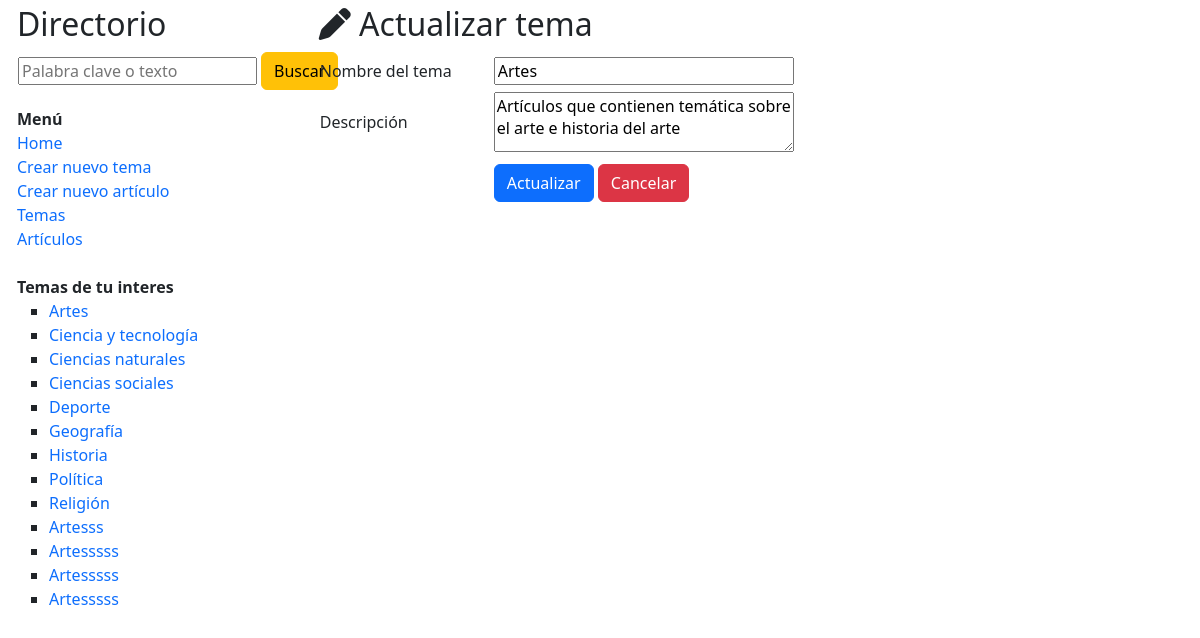
Before: /actualizarTema/1 with the older database file.
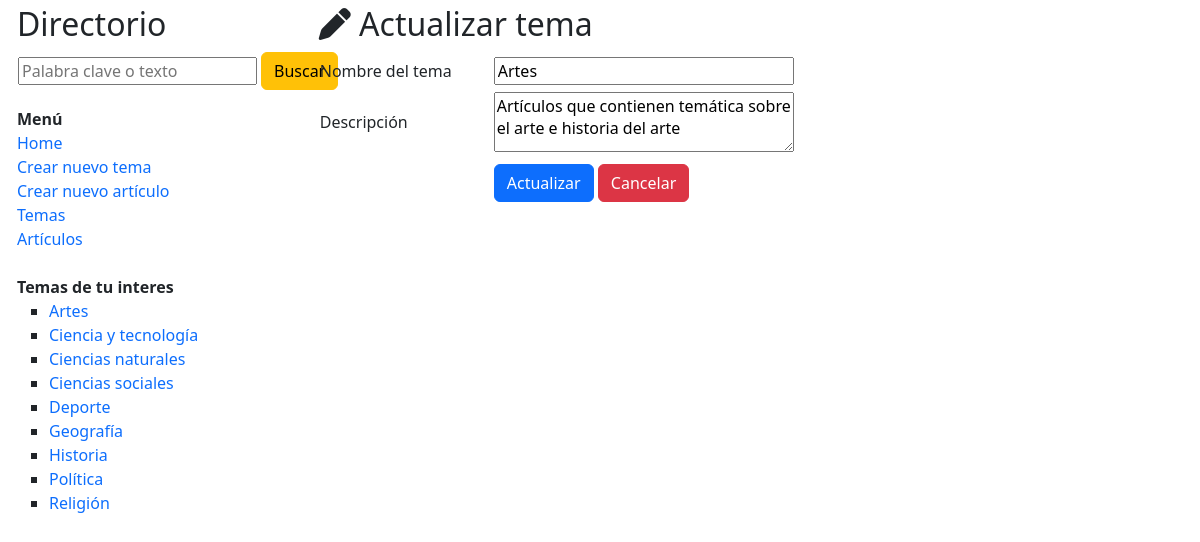
After: the same page with the newer database file.
### wikiApp/models.py (models this page shows)
class temaWiki(models.Model):
    nombre = models.CharField(max_length=128, null=True, blank=True)
    descripcion = models.CharField(max_length=512, null=True, blank=True)

### wikiApp/views.py (the view, shortened to what this page needs)
# urls.py: path('actualizarTema/<str:idTema>', views.actualizarTema, name='actualizarTema'),
def actualizarTema(request, idTema):
    objTema = temaWiki.objects.get(id = idTema)
    return render(request,'actualizarTema.html',{
        'tema': objTema,
        'listaTemas':temaWiki.objects.all()
    })

### wikiApp/templates/actualizarTema.html (shortened to what this page needs)
{% extends "layout.html" %}
{% block contenido %}
    <h2><i class="fa-solid fa-pen"></i> Actualizar tema</h2>
    <form method="post" action="{% url 'wikiApp:actualizarTema' tema.id%}">
        <table>
            <tr height="40">
                <td><label>Nombre del tema</label></td>
                <td width="40"></td>
                <td><input type="text" style="width:300px;" name="nombreTema" value="{{ tema.nombre }}"></td>
            </tr>
            <tr height="40">
                <td><label>Descripción</label></td>
                <td width="40"></td>
                <td><textarea style="width:300px; height: 60px;" name="descripcionTema">{{ tema.descripcion }}</textarea></td>
            </tr>
            <tr height="60">
                <td colspan="2"></td>
                <td><input class="btn btn-primary" type="submit" value="Actualizar"> <a class="btn btn-danger" href="javascript: history.go(-1)">Cancelar</a></td>
            </tr>
        </table>
    </form>
{% endblock %}

### wikiApp/templates/layout.html (shortened to what this page needs)
{% load static %}
<html>
<head>
    <link href="https://cdn.jsdelivr.net/npm/bootstrap@5.3.0/dist/css/bootstrap.min.css" rel="stylesheet">
    <link rel="stylesheet" href="https://cdnjs.cloudflare.com/ajax/libs/font-awesome/6.3.0/css/all.min.css" />
    <link rel="stylesheet" href="{% static 'css/estilos.css'%}">
</head>
<body>
    <div class="row" style="margin-left:5px; margin-top:5px">
        <div class="col-3">
            <h2>Directorio</h2>
            <div>
                <form method="post" action="{% url 'wikiApp:buscarArticulo' %}">
                    <table>
                        <tr>
                            <td><input type="text" name="texto" placeholder="Palabra clave o texto"></td>
                            <td width="10"></td>
                            <td><input class="btn btn-warning" type="submit" value="Buscar"></td>
                        </tr>
                    </table>
                </form>
            </div>
            <b>Menú</b>
            <div>
                <a href="{% url 'wikiApp:inicio' %}"  >Home</a>
            </div>
            <div>
                <a href="{% url 'wikiApp:nuevoTema' %}">Crear nuevo tema</a>
            </div>
            <div>
                <a href="{% url 'wikiApp:nuevoArticulo' %}">Crear nuevo artículo</a>
            </div>
            <div>
                <a href="{% url 'wikiApp:temas' %}">Temas</a>
            </div>
            <div>
                <a href="{% url 'wikiApp:articulos' %}">Artículos</a>
            </div>
            <br>
            <div>
                <b>Temas de tu interes</b>
                <ul type="square">
                    {% for tema in listaTemas %}
                        <li><a href="{% url 'wikiApp:verTema' tema.id %}">{{ tema.nombre }}</a></li>
                    {% endfor %}
                </ul>
            </div>
        </div>
        <div class="col-8">
            {% block contenido %}
            {% endblock %}
        </div>
    </div>
</body>
</html>

Changed rows visible on the page:
removed temaWiki: nombre "Artesss"
removed temaWiki: nombre "Artesssss"
removed temaWiki: nombre "Artesssss"
removed temaWiki: nombre "Artesssss"
